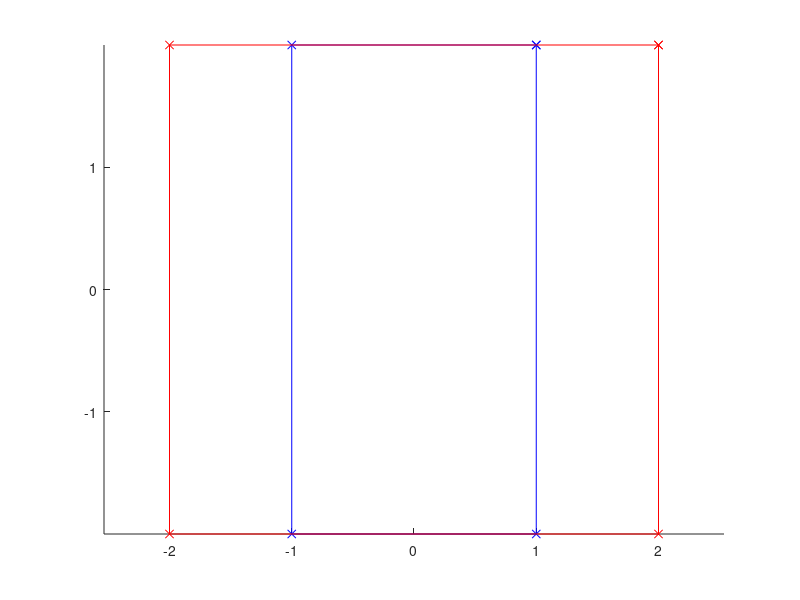

Write the MATLAB code that produced this figure.
hold on
axis equal

rect = [1 -1 -1 1 1; 2 2 -2 -2 2];
stretch = [2 0; 0 1];
rect_transform = stretch * rect;

% plot rectangle
plot(rect(1, :), rect(2, :), 'bx-')
plot(rect_transform(1, :), rect_transform(2, :), 'rx-')